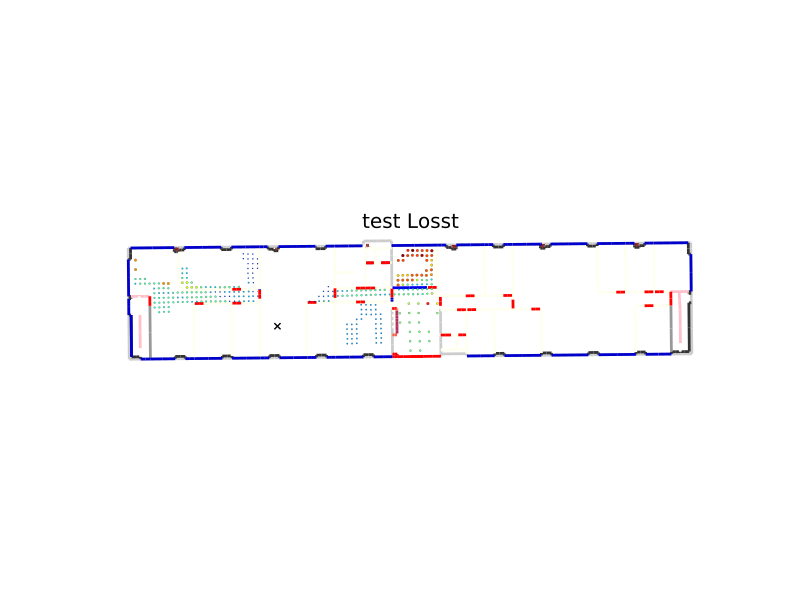

The Python source for this figure:
import matplotlib.pyplot as plt
from pylayers.simul.simulem import *
from pylayers.measures.mesuwb import *
from pylayers.antprop.multiwall import *
S = Simul()
S.layout('where1.ini')
fGHz = 4
Tx,Rx = ptw1()
Lwo,Lwp,Edo,Edp = Losst(S.L,fGHz,Tx.T,Rx[1,0:2])
fig,ax = S.L.showGs()
tit = plt.title('test Losst')
sc2 = ax.scatter(Rx[1,0],Rx[1,1],s=20,marker='x',c='k')
sc1 = ax.scatter(Tx[:,0],Tx[:,1],s=Edo,c=Edo,linewidth=0)
plt.show()
